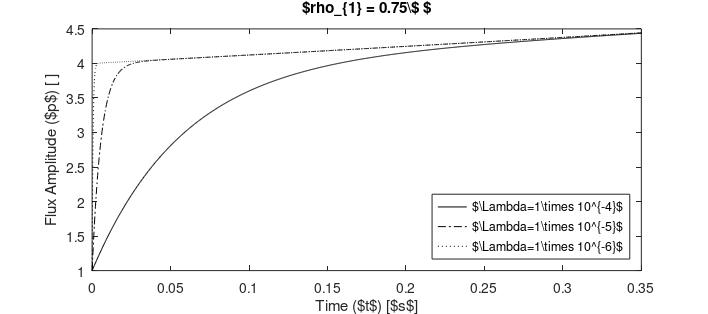

Here is the MATLAB script that generated this plot: (Note: this script raises an error after producing the figure.)
clear; close all; clc;


beta=0.007;
lambdabar=0.1;

for k=1:3
    figure(k);
    set(gcf,'Units','centimeters');
    switch k
        case 1
            rho1=0.75;
            t=linspace(0,0.35,1000);
            plottitle='$rho_{1} = 0.75\$ $';
            legendloc='SouthEast';
        case 2
            rho1=-1;
            t=linspace(0,0.04,1000);
            plottitle='$rho_{1} = -1.0\$ $';
            legendloc='NorthEast';
        case 3
            rho1=-3;
            t=linspace(0,0.02,1000);
            plottitle='$rho_{1} = -3.0\$ $';
            legendloc='NorthEast';
    end
            
    for i=1:3

        switch i
            case 1
                Lambda=10^-4;
                linespec='k-';
            case 2
                Lambda=10^-5;
                linespec='k-.';
            case 3
                Lambda=10^-6;
                linespec='k:';
        end

        p=(1/(1-rho1))*exp((rho1*lambdabar*t)./(1-rho1)) - ...
            (rho1/(1-rho1))*exp((rho1*beta - beta)*t./Lambda);
        h5=plot(t,p,linespec);
        hold on;
        
        xlabel('Time ($t$) [$s$]','interpreter','none');
        ylabel('Flux Amplitude ($p$) [ ]','interpreter','none');

    end
l=legend('$\Lambda=1\times 10^{-4}$','$\Lambda=1\times 10^{-5}$','$\Lambda=1\times 10^{-6}$')
set(l,'Location',legendloc,'interpreter','none');

title(plottitle,'interpreter','none');
figwidth=18;
figheight=8;
set(gcf,'Position',[1 1 figwidth figheight],'PaperPositionMode','auto');
plot2svg(['img/NUCL_511_HWMK_7_PROB_1_' num2str(k) '.svg']);
end
